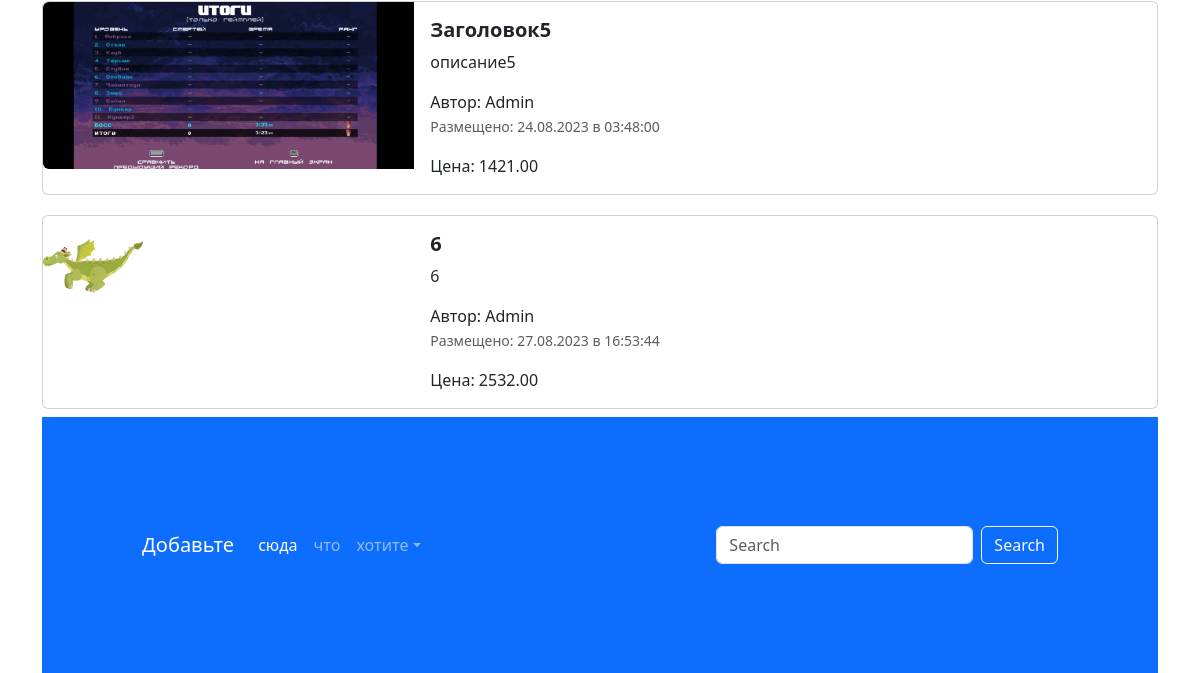
The app's page / (lower part), older data.
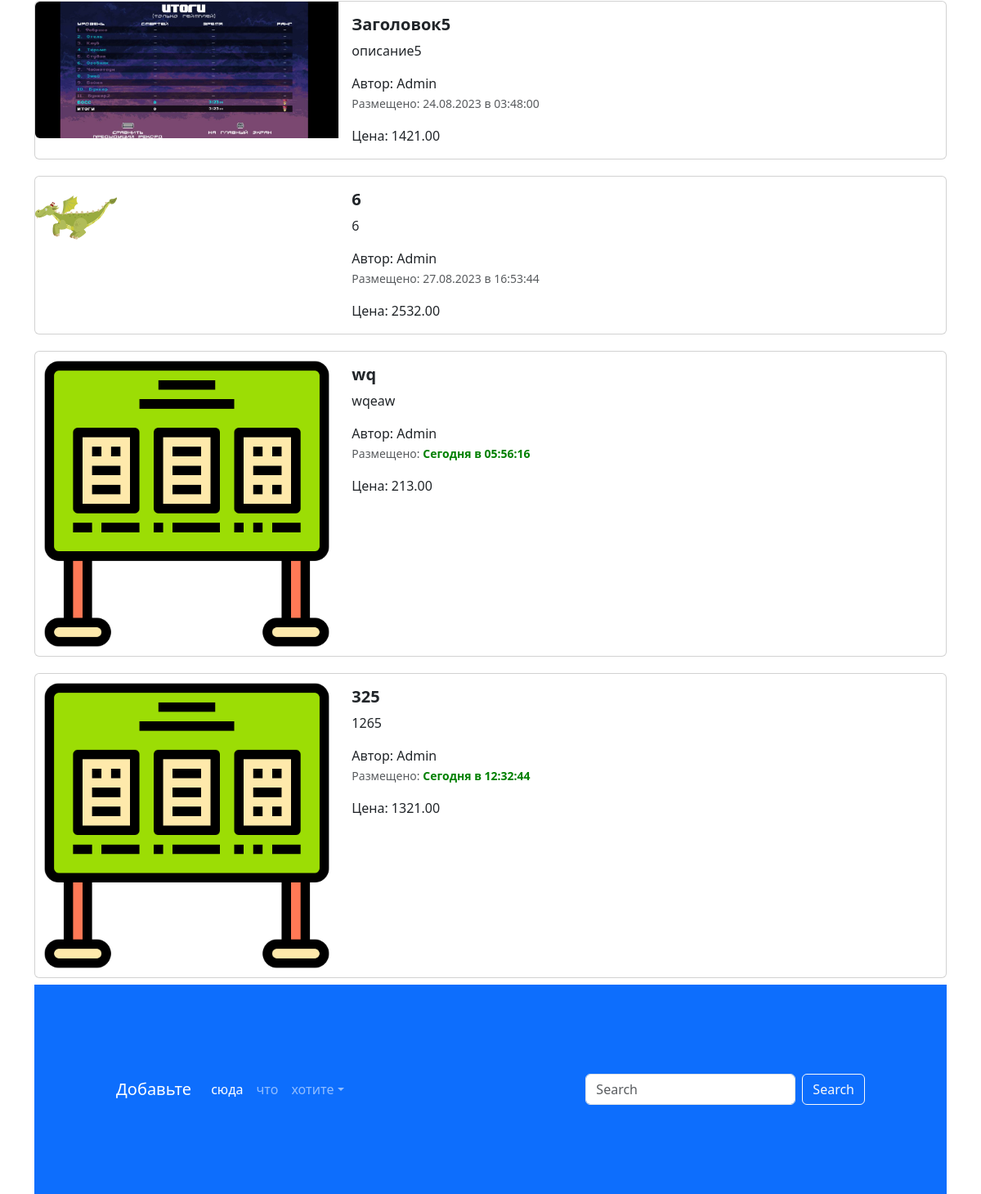
The same page, newer data.
### app_advertisements/models.py (models this page shows, shortened)
class Advertisement(models.Model):
    title=models.CharField('заголовок', max_length=128)
    description=models.TextField('описание')
    prise=models.DecimalField('цена', max_digits=10, decimal_places=2)
    auction=models.BooleanField('торг',help_text='Отметьте если торг уместен')
    created_at=models.DateTimeField(auto_now_add=True)
    updated_at=models.DateTimeField(auto_now=True)
    user = models.ForeignKey(User, verbose_name='пользователь',on_delete=models.CASCADE)
    image =models.ImageField('изображение',upload_to='advertisements/',blank=True)
    class Meta:
        db_table='advertisements'
    @admin.display(description='дата создания')
    def created_date(self):
        from django.utils import timezone
        from django.utils.html import format_html
        if self.created_at.date() == timezone.now().date():
            created_time=self.created_at.time().strftime('%H:%M:%S')
            return format_html('<span style="color:green; font-weight:bold;">Сегодня в {} </span>',created_time)
        return self.created_at.strftime('%d.%m.%Y в %H:%M:%S')

### app_advertisements/views.py (the view)
# urls.py: path('',index,name='main-page'),
def index(request):
    advertisements=Advertisement.objects.all()
    context= {'advertisements':advertisements}
    return render(request,'app_advertisements/index.html',context)

### templates/app_advertisements/index.html (shortened to what this page needs)
{% extends 'base.html' %}
{% load static%}
{% block content%}
<div class="container">
  {% for adv in advertisements %}
  <div class="col">
    <div class="card mb-2" style="max-width: 1200px; margin-top: 20px;">
      <div class="row g-0">
        <div class="col-md-4">
          <a href="advertisement.html" class="nav-link">
            <img src="{% if adv.image %} {{ adv.image.url }} {% else %} {% static 'img/pic.png' %} {% endif %}" class="img-fluid rounded-start" alt="Card title">
          </a>
        </div>
        <div class="col-md-8">
          <div class="card-body">
            <h5 class="card-title">
              <a href="advertisement.html" class="nav-link"><strong>{{ adv.title }}</strong></a>
            </h5>
            <a href="advertisement.html" class="nav-link">
              <p class="card-text">
                {{ adv.description }}
              </p>
              <span>Автор: {{ adv.user }}</span>
              <p class="card-text"><small class="text-muted">Размещено: {{ adv.created_date }}</small></p>
              <span>Цена: {{ adv.prise }}</span>
            </a>
          </div>
        </div>
      </div>
    </div>
    {% endfor %}
  </div>
</div>
<footer style="padding: 100px;" class="bg-primary">
  <nav class="navbar navbar-expand-sm navbar-dark">
    <a class="navbar-brand" href="#">Добавьте</a>
    <div class="collapse navbar-collapse" id="collapsibleNavId">
      <ul class="navbar-nav me-auto mt-2 mt-lg-0">
        <li class="nav-item">
          <a class="nav-link active" href="#" aria-current="page">сюда</a>
        </li>
        <li class="nav-item">
          <a class="nav-link" href="#">что</a>
        </li>
        <li class="nav-item dropdown">
          <a class="nav-link dropdown-toggle" href="#" id="dropdownId" data-bs-toggle="dropdown" aria-haspopup="true"
             aria-expanded="false">хотите</a>
        </li>
      </ul>
      <form class="d-flex my-2 my-lg-0">
        <input class="form-control me-sm-2" type="text" placeholder="Search">
        <button class="btn btn-outline-light my-2 my-sm-0" type="submit">Search</button>
      </form>
    </div>
  </nav>
</footer>
{% endblock %}

### templates/base.html (shortened to what this page needs)
<!DOCTYPE html>
{% load static%}
<html lang="en">
<head>
  <link href="{% static 'css/bootstrap.min.css' %}" rel="stylesheet">
  <link rel="stylesheet" href="{% static 'css/fontello.css' %}">
</head>
<body>
{% block content %}
{% endblock %}
</body>
</html>

Row changes from the older to the newer data that the page shows:
added Advertisement: title "wq", description "wqeaw", user "Admin", created_date "Сегодня в 05:56:16", prise "213.00"
added Advertisement: title "325", description "1265", user "Admin", created_date "Сегодня в 12:32:44", prise "1321.00"
